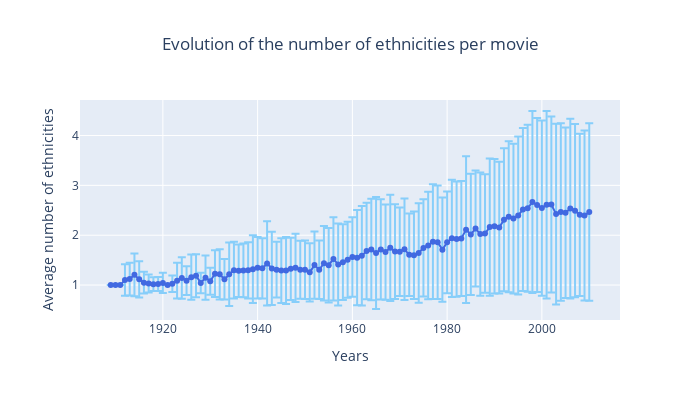

This figure's notebook cell:
### Markdown cell above
To plot the following graph, we grouped the data by year and mivie freebase ID and computed the mean and standard deviation of each year. The plot was made using go.scatter.

### Code cell
#ploting the evolution of the number of ethnicities per movie
fig=ps.averageEthnicityPerYear(df_ethnicities)
fig.show()
#fig.write_html("average_ethnicity_per_movie.html")
